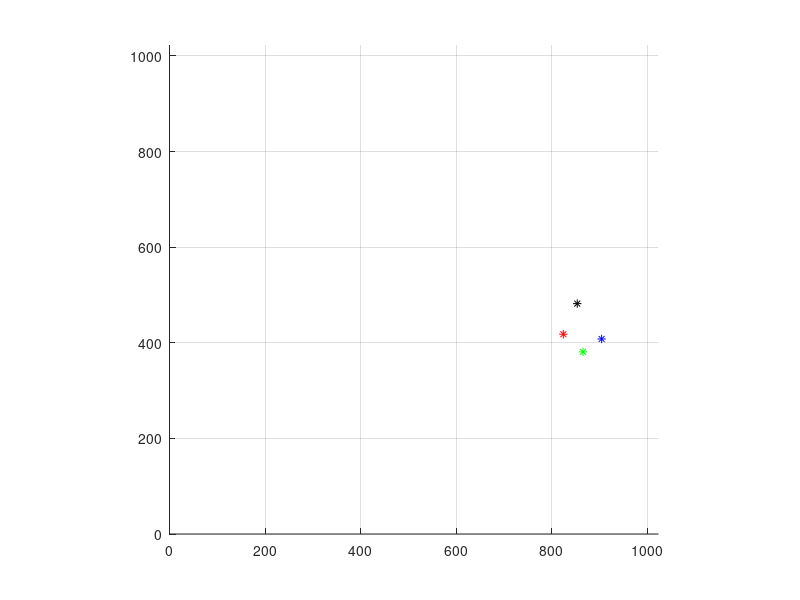
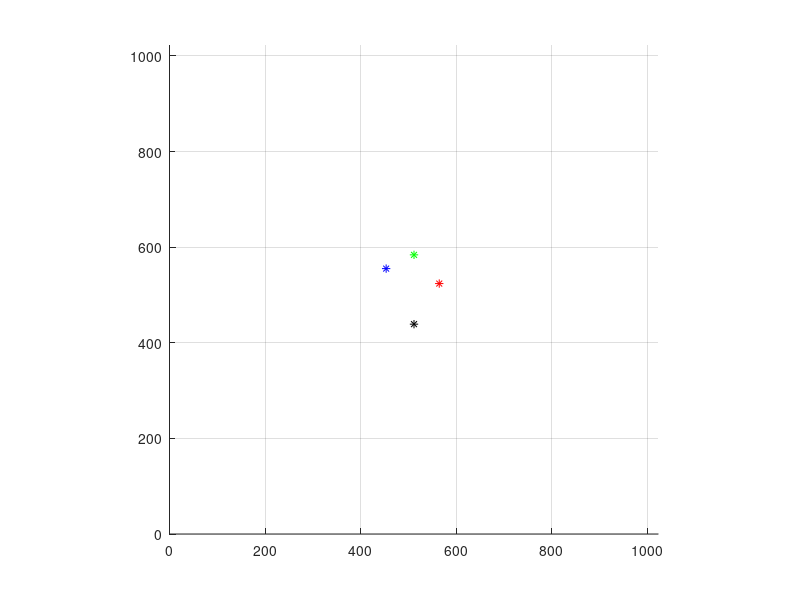

Source code (MATLAB) for these figures, in order:
%% ground truth values of each marker in world frame
p1_gnd = [10.563 2.483];
p2_gnd = [0 14.5];
p3_gnd = [-11.655 8.741];
p4_gnd = [0 -14.5];
p_gnd = [p1_gnd; p2_gnd; p3_gnd; p4_gnd];

alpha1 = acos((p2_gnd-p1_gnd)*(p4_gnd-p1_gnd)'/(norm(p2_gnd-p1_gnd)*norm(p4_gnd-p1_gnd)))*180/pi
alpha2 = acos((p3_gnd-p2_gnd)*(p1_gnd-p2_gnd)'/(norm(p3_gnd-p2_gnd)*norm(p1_gnd-p2_gnd)))*180/pi
alpha3 = acos((p4_gnd-p3_gnd)*(p2_gnd-p3_gnd)'/(norm(p4_gnd-p3_gnd)*norm(p2_gnd-p3_gnd)))*180/pi
alpha4 = acos((p1_gnd-p4_gnd)*(p3_gnd-p4_gnd)'/(norm(p1_gnd-p4_gnd)*norm(p3_gnd-p4_gnd)))*180/pi
alpha314 = acos((p3_gnd-p1_gnd)*(p4_gnd-p1_gnd)'/(norm(p3_gnd-p1_gnd)*norm(p4_gnd-p1_gnd)))*180/pi
%% ground truth point-to-point vectors
p12_gnd = p2_gnd-p1_gnd; % 1 -> 2
p21_gnd = p1_gnd-p2_gnd; % 2 -> 1
p23_gnd = p3_gnd-p2_gnd; % 2 -> 3
p32_gnd = p2_gnd-p3_gnd; % 3 -> 2
p34_gnd = p4_gnd-p3_gnd; % 3 -> 4
p43_gnd = p3_gnd-p4_gnd; % 4 -> 3
p14_gnd = p4_gnd-p1_gnd; % 1 -> 4
p41_gnd = p1_gnd-p4_gnd; % 4 -> 1
p13_gnd = p3_gnd-p1_gnd; % 1 -> 3
p24_gnd = p4_gnd-p2_gnd; % 2 -> 4
p31_gnd = p1_gnd-p3_gnd; % 3 -> 1
p42_gnd = p2_gnd-p4_gnd; % 4 -> 2
pxx_gnd = [p12_gnd; p13_gnd; p14_gnd; p23_gnd; p24_gnd; p34_gnd];
p_ptp_gnd = zeros(4,4,2);
for i = 1:4
    for j = 1:4
        p_ptp_gnd(i,j,:)=p_gnd(j,:)-p_gnd(i,:);
    end
end

distance_ratios_gnd = zeros(6);
for i = 1:6
    for j = 1:6
        distance_ratios_gnd(i,j) = norm(pxx_gnd(i,:))/norm(pxx_gnd(j,:));
    end
end
distance_ratios_gnd
% point to point normalized vectors
p12_gnd_norm = p12_gnd/norm(p12_gnd);
p21_gnd_norm = p21_gnd/norm(p21_gnd);
p23_gnd_norm = p23_gnd/norm(p23_gnd);
p32_gnd_norm = p32_gnd/norm(p32_gnd);
p34_gnd_norm = p34_gnd/norm(p34_gnd);
p43_gnd_norm = p43_gnd/norm(p43_gnd);
p14_gnd_norm = p14_gnd/norm(p14_gnd);
p41_gnd_norm = p41_gnd/norm(p41_gnd);
% additional vectors
p13_gnd_norm = p13_gnd/norm(p13_gnd);
p31_gnd_norm = p31_gnd/norm(p31_gnd);
p24_gnd_norm = p24_gnd/norm(p24_gnd);
p42_gnd_norm = p42_gnd/norm(p42_gnd);

%% ground truth angles between each point
theta1_gnd = acos(p12_gnd_norm*p14_gnd_norm');
theta2_gnd = acos(p23_gnd_norm*p21_gnd_norm');
theta3_gnd = acos(p32_gnd_norm*p34_gnd_norm');
theta4_gnd = acos(p41_gnd_norm*p43_gnd_norm');

%% angles between p-to-p norm vectors and horizontal x axis
beta12_gnd = atan2(p12_gnd_norm(2),p12_gnd_norm(1));
beta21_gnd = atan2(p21_gnd_norm(2),p21_gnd_norm(1));
beta23_gnd = atan2(p23_gnd_norm(2),p23_gnd_norm(1));
beta32_gnd = atan2(p32_gnd_norm(2),p32_gnd_norm(1));
beta34_gnd = atan2(p34_gnd_norm(2),p34_gnd_norm(1));
beta43_gnd = atan2(p43_gnd_norm(2),p43_gnd_norm(1));
beta14_gnd = atan2(p14_gnd_norm(2),p14_gnd_norm(1));
beta41_gnd = atan2(p41_gnd_norm(2),p41_gnd_norm(1));
beta13_gnd = atan2(p13_gnd_norm(2),p13_gnd_norm(1));
beta31_gnd = atan2(p31_gnd_norm(2),p31_gnd_norm(1));
beta24_gnd = atan2(p24_gnd_norm(2),p24_gnd_norm(1));
beta42_gnd = atan2(p42_gnd_norm(2),p42_gnd_norm(1));

beta = [0 beta12_gnd beta13_gnd beta14_gnd;...
    beta21_gnd 0 beta23_gnd beta24_gnd;...
    beta31_gnd beta32_gnd 0 beta34_gnd;...
    beta41_gnd beta42_gnd beta43_gnd 0];

%% load data
load('A.mat');
p1 = [1 5];
p2 = [2 6];
p3 = [3 7];
p4 = [4 8];
p = [p1; p2; p3; p4];

threshold = 0.001;

figure(2)
clf
grid on
hold on
axis equal
set(gca,'xlim',[0 1023], 'ylim',[0 1023]);

scale = 5;
offset = 0.5*[1023 1023];

p1_gnd_plot = plot(scale*p1_gnd(1)+offset(1),scale*p1_gnd(2)+offset(2),'r-*');
p2_gnd_plot = plot(scale*p2_gnd(1)+offset(1),scale*p2_gnd(2)+offset(2),'g-*');
p3_gnd_plot = plot(scale*p3_gnd(1)+offset(1),scale*p3_gnd(2)+offset(2),'b-*');
p4_gnd_plot = plot(scale*p4_gnd(1)+offset(1),scale*p4_gnd(2)+offset(2),'k-*');

figure(1)
clf
grid on
hold on
axis equal
set(gca,'xlim',[0 1023], 'ylim',[0 1023]);

p1_plot = plot(rawStarData(1,p1(1)),rawStarData(1,p1(2)),'r-*');
p2_plot = plot(rawStarData(1,p2(1)),rawStarData(1,p2(2)),'g-*');
p3_plot = plot(rawStarData(1,p3(1)),rawStarData(1,p3(2)),'b-*');
p4_plot = plot(rawStarData(1,p4(1)),rawStarData(1,p4(2)),'k-*');

invalid = [1023 1023];
angle = 0;
for i = 1:size(rawStarData,1)
    %{
    % check which points are valid
    valid = [sum(rawStarData(i,p1) ~= invalid) == 2;...
        sum(rawStarData(i,p2) ~= invalid) == 2;...
        sum(rawStarData(i,p3) ~= invalid) == 2;...
        sum(rawStarData(i,p4) ~= invalid) == 2];
    if (sum(valid) > 2)
        % get temporary distance vectors
        distance_vector=zeros(6,2);
        iter = 1;
        for j = 1:3
            for k = j+1:4
                distance_vector(iter,:) = rawStarData(i,[j j+4])-rawStarData(i,[k k+4]);
                iter = iter+1;
            end
        end

        distances = sqrt(sum(distance_vector.^2,2));

        % figure out which point is which
        distance_ratios = zeros(6);
        for j = 1:6
            for k = 1:6
                distance_ratios(j,k) = distances(j)/distances(k);
            end
        end
        distance_ratios
        potentially_valid = [];
        for j = 1:6
            for k = 1:6
                for l = 1:6
                    for n = l:6
                        if ~(j == k || l == n)
                            if (distance_ratios_gnd(j,k)/distance_ratios(l,n)) > 1-threshold && (distance_ratios_gnd(j,k)/distance_ratios(l,n)) < 1+threshold
                                potentially_valid = [potentially_valid; j k l n];
                            end
                        end
                    end
                end
            end
        end
        potentially_valid
    %}
        % check which points are valid
        valid = [sum(rawStarData(i,p1) ~= invalid) == 2;...
            sum(rawStarData(i,p2) ~= invalid) == 2;...
            sum(rawStarData(i,p3) ~= invalid) == 2;...
            sum(rawStarData(i,p4) ~= invalid) == 2];

        % get the indices of the valid points
        idx = find(valid == 1);

        % check if we have more than two points
        if length(idx) > 2
            % get the difference vectors between the valid points and get the
            % corresponding groun truth difference vectors
            vec = zeros(sum(1:length(idx)-1),2);
            idx_gnd = zeros(sum(1:length(idx)-1),2);
            idx2 = 1;
            for j = 1:length(idx)-1
                for k = j+1:length(idx)
                    vec(idx2,:) = rawStarData(i,p(idx(k),:))-rawStarData(i,p(idx(j),:));
                    idx_gnd(idx2,:) = [j k];
                    idx2 = idx2+1;
                end
            end

            % normalize the difference vectors
            vec_norm = vec./repmat(sqrt(sum(vec.^2,2)),1,2);

            % get the corresponding ground truth difference vectors
            vec_gnd = zeros(sum(1:length(idx)-1),2);
            for j = 1:size(idx_gnd,1)
                vec_gnd(j,:) = p_ptp_gnd(idx_gnd(j,1),idx_gnd(j,2),:);
            end

            % normalize the ground truth difference vectors
            vec_gnd_norm = vec_gnd./repmat(sqrt(sum(vec_gnd.^2,2)),1,2);

            % get angles between each of the difference vectors
            angles = zeros(sum(1:length(idx)-1),1);
            for j = 1:size(idx_gnd,1)
                angles(j) = acos(vec_gnd_norm(j,:)*vec_norm(j,:)');
            end
            angle = mean(angles);
            % get angles of ground truth difference vectors wrt horizontal
            beta_gnd = beta(idx_gnd(1,1),idx_gnd(1,2));
            rot = [cos(beta_gnd) sin(beta_gnd); -sin(beta_gnd) cos(beta_gnd)];
            projected_vec = rot*vec_norm(1,:)';
            if projected_vec(2) < 0
                angle = -angle;
            end
            angle*180/pi
        %end
    end
    % redraw
    set(p1_plot,'xdata',rawStarData(i,p1(1)),'ydata',rawStarData(i,p1(2)));
    set(p2_plot,'xdata',rawStarData(i,p2(1)),'ydata',rawStarData(i,p2(2)));
    set(p3_plot,'xdata',rawStarData(i,p3(1)),'ydata',rawStarData(i,p3(2)));
    set(p4_plot,'xdata',rawStarData(i,p4(1)),'ydata',rawStarData(i,p4(2)));
    drawnow
    pause(0.01)
end